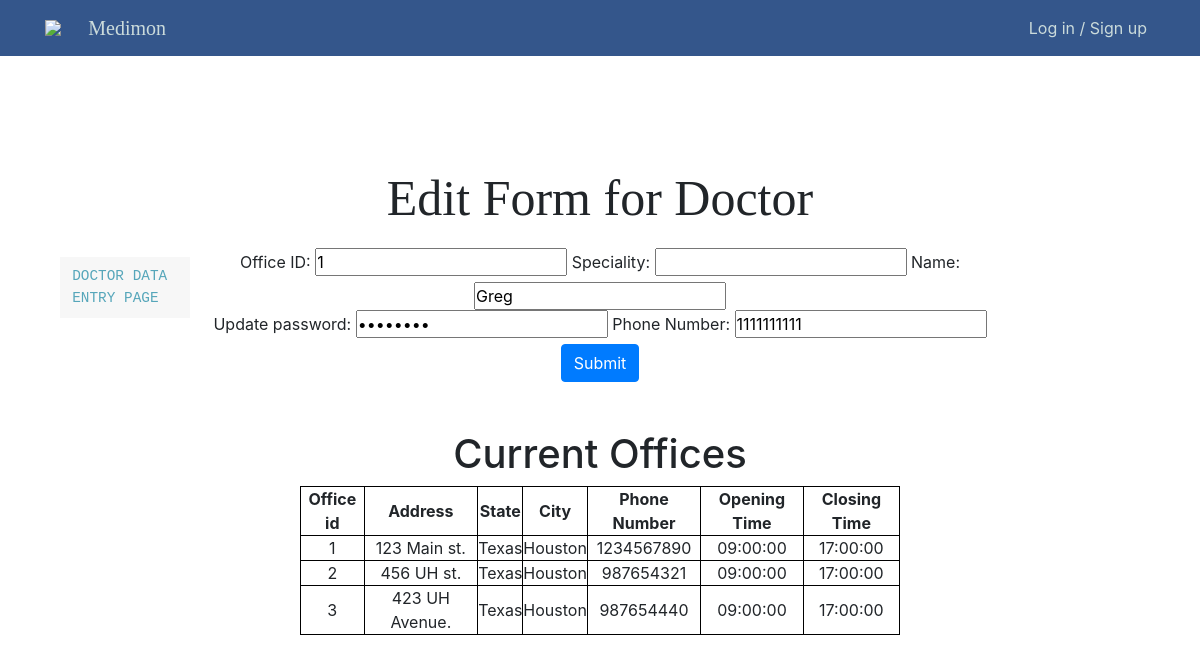
Page /adminPages/editDoctor.php?update_Did=1 on the earlier database version.
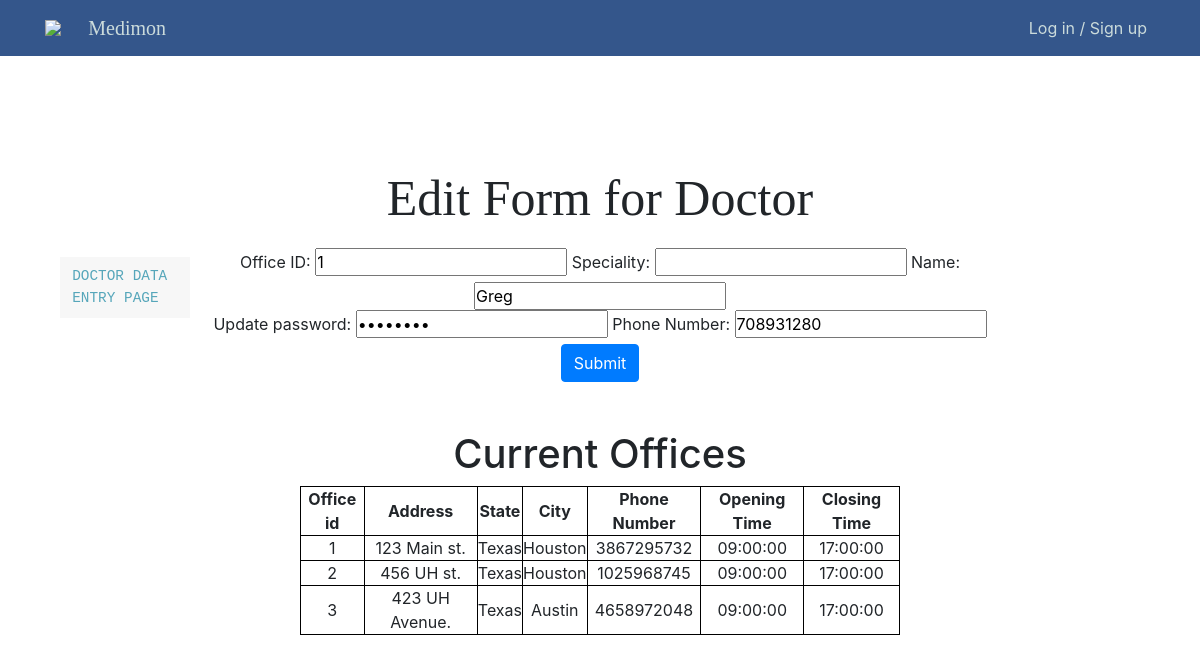
Same page on the later database version.
### tables this page shows
CREATE TABLE DOCTOR (
    Doctor_id      INT AUTO_INCREMENT,
    Office_id      INT,
    Speciality     VARCHAR(30),
    Name           VARCHAR(20),
    Password       VARCHAR(255) NOT NULL,
    Phone_number   CHAR(10) UNIQUE,
    PRIMARY KEY (Doctor_id),
    FOREIGN KEY (Office_id) REFERENCES OFFICE(Office_id) ON DELETE SET NULL
);

CREATE TABLE OFFICE (
    Office_id    INT AUTO_INCREMENT,
    Address      VARCHAR(30),
    City         VARCHAR(15),
    State        VARCHAR(15),
    Phone_number CHAR(10) UNIQUE,
    Open_time    TIME NOT NULL,
    Close_time   TIME NOT NULL,
    PRIMARY KEY  (Office_id)
);

### adminPages/editDoctor.php (the view, shortened to what this page needs)
<?php
require_once "../php/config.php";
$sql = "SELECT * FROM OFFICE";
$result = mysqli_query($db, $sql);
$OtableResult = "";
if ($result->num_rows > 0) {
  while($row = $result-> fetch_assoc()) {
    $OtableResult .= "<tr>" . "<td>" . $row["Office_id"] . "</td><td>" .  $row["Address"]. "</td><td>" . $row["State"] . "</td><td>"
                    . $row["City"] . "</td><td>" . $row["Phone_number"] . "</td>" . "</td><td>" . $row["Open_time"] . "</td>"
                    . "</td><td>" . $row["Close_time"] . "</td>" . "<tr>";
  }
}
$id =$_GET['update_Did'];
$result = mysqli_query($db, "SELECT * FROM DOCTOR WHERE Doctor_id = '$id'");
$row = mysqli_fetch_array($result);
?>
<!doctype html>
<html lang="en">
<head>
  <link rel="stylesheet" href="../css/style.css">
  <link rel="stylesheet" href="https://stackpath.bootstrapcdn.com/bootstrap/4.3.1/css/bootstrap.min.css"
>
</head>
<nav class="floating-menu">
        <a href="doctorDataEntry.php">
            <div>
                Doctor Data Entry Page
            </div>
        </a>
    </nav>
<?php include_once("../php/header.php"); ?>
<body>
  <section>
    <br><br>
    <h1 class="text-center" id="data-entry-header">Edit Form for Doctor</h1>
  </section>
<section id="dataEntry">
<form action="" method="POST">
              <label for="OFFID">Office ID:</label>
              <input type="number" id="OFFID" name="OFFID" value = "<?php echo $row['Office_id']; ?>" required>
              <label for="SPType">Speciality:</label>
              <input type="text" id="SPType" name="SPType" maxlength = "30" value = "<?php echo $row['Speciality']; ?>">
              <label for="Dname">Name:</label>
              <input type="text" id="Dname" name="Dname" maxlength="20" value = "<?php echo $row['Name']; ?>" required>
              <br>
              <label for="DPWord">Update password:</label>
              <input type="Password" id="DPWord" name="DPWord" value = "<?php echo $row['Password']; ?>" required>
              <label for="DPhoneNum">Phone Number:</label>
              <input type="text" id="DPhoneNum" name="DPhoneNum" maxlength="10" value = "<?php echo $row['Phone_number']; ?>" required>
              <br>
              <button type="submit" class="btn btn-primary" name="SubmitD" value ="SubmitD">Submit</button>
  </form>
  <br><br>
  <h1>Current Offices</h1>
              <table  class = "center" border="6">
              <thead class="thead">
                <tr>
                  <th>Office id</th>
                  <th>Address</th>
                  <th>State</th>
                  <th>City</th>
                  <th>Phone Number</th>
                   <th>Opening Time</th>
                    <th>Closing Time</th>
                </tr>
                <?php echo $OtableResult;?>
              </thead>
            </table>
</section>
</body>
</html>

Differences in the rows shown:
changed doctor "Greg": DPhoneNum "1111111111" → "708931280"
changed office "123 Main st.": Phone_number "1234567890" → "3867295732"
changed office "456 UH st.": Phone_number "987654321" → "1025968745"
changed office "423 UH Avenue.": City "Houston" → "Austin"; Phone_number "987654440" → "4658972048"
